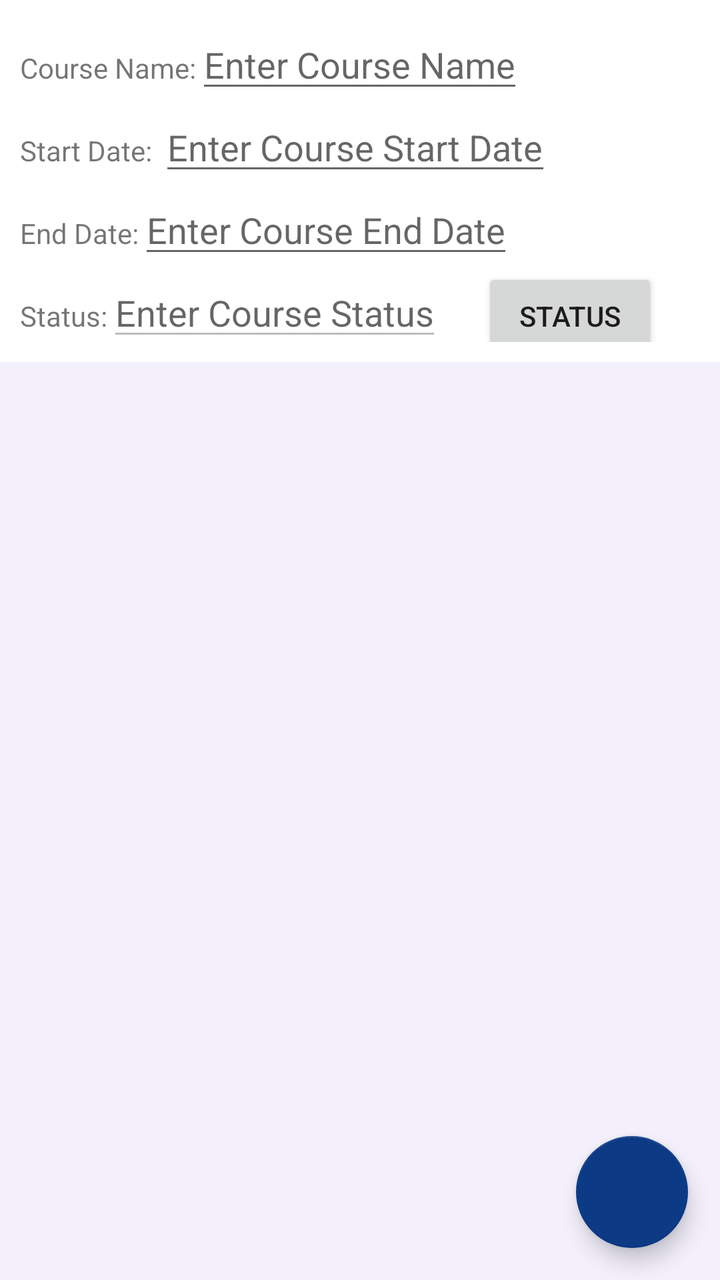
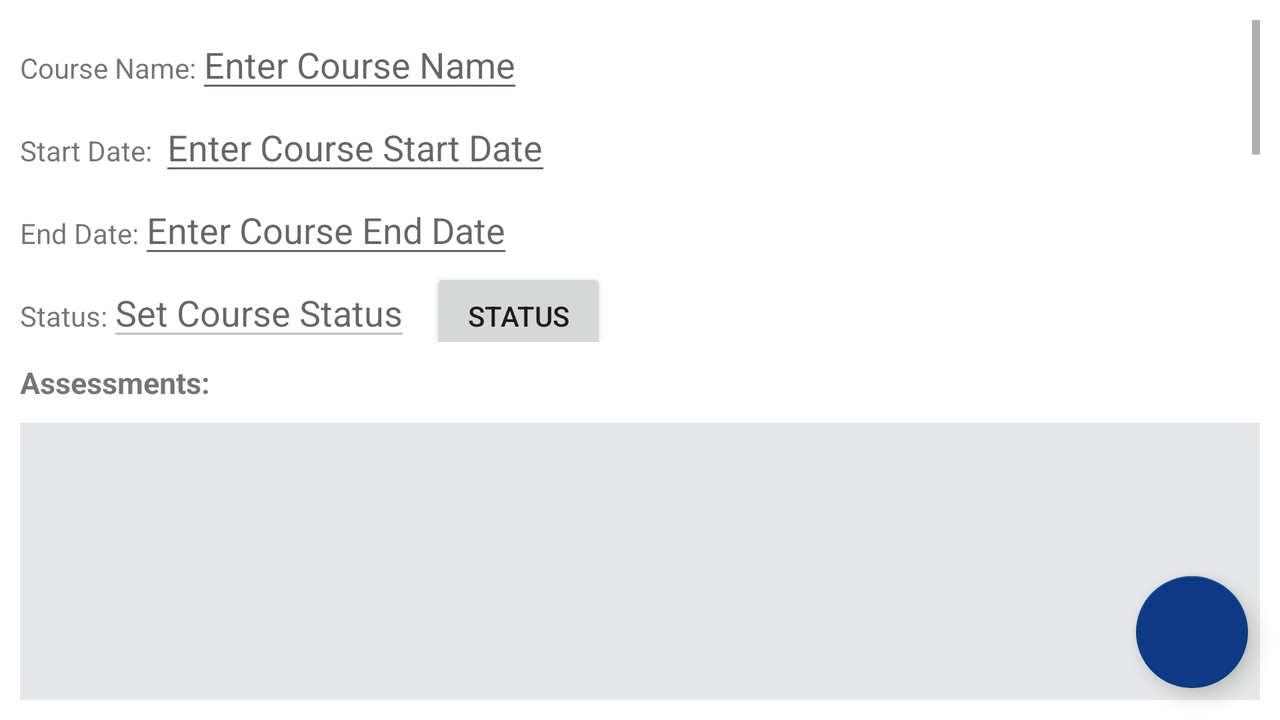

Compare how this app lays out the same screen by default and in its alternative resource folder. The renders come first, then the two layout files and the values they reference.
<!-- AndroidManifest.xml: application theme Theme.StudentScheduleApp -->
<!-- res/layout/activity_course_details.xml -->
<?xml version="1.0" encoding="utf-8"?>
<androidx.constraintlayout.widget.ConstraintLayout xmlns:android="http://schemas.android.com/apk/res/android"
    xmlns:app="http://schemas.android.com/apk/res-auto"
    xmlns:tools="http://schemas.android.com/tools"
    android:layout_width="match_parent"
    android:layout_height="match_parent"
    tools:context=".UI.CourseDetails">

    <ScrollView
        android:id="@+id/courseDetailSV"
        android:layout_width="392dp"
        android:layout_height="161dp"
        android:layout_margin="10dp"
        app:layout_constraintLeft_toLeftOf="parent"
        app:layout_constraintTop_toTopOf="parent">

        <LinearLayout
            android:layout_width="match_parent"
            android:layout_height="wrap_content"
            android:orientation="vertical">

            <LinearLayout
                android:layout_width="match_parent"
                android:layout_height="wrap_content"
                android:orientation="horizontal">

                <TextView
                    android:layout_width="wrap_content"
                    android:layout_height="wrap_content"
                    android:text="Course Name:" />

                <EditText
                    android:id="@+id/editName"
                    android:layout_width="wrap_content"
                    android:layout_height="wrap_content"
                    android:hint="Enter Course Name" />
            </LinearLayout>

            <LinearLayout
                android:layout_width="match_parent"
                android:layout_height="match_parent"
                android:orientation="horizontal">

                <TextView
                    android:layout_width="wrap_content"
                    android:layout_height="wrap_content"
                    android:text="Start Date: " />

                <EditText
                    android:id="@+id/editStartDate"
                    android:layout_width="wrap_content"
                    android:layout_height="wrap_content"
                    android:hint="Enter Course Start Date" />
            </LinearLayout>

            <LinearLayout
                android:layout_width="match_parent"
                android:layout_height="match_parent"
                android:orientation="horizontal">

                <TextView
                    android:layout_width="wrap_content"
                    android:layout_height="wrap_content"
                    android:text="End Date:" />

                <EditText
                    android:id="@+id/editEndDate"
                    android:layout_width="wrap_content"
                    android:layout_height="wrap_content"
                    android:hint="Enter Course End Date" />
            </LinearLayout>

            <LinearLayout
                android:layout_width="match_parent"
                android:layout_height="wrap_content"
                android:orientation="horizontal">

                <TextView
                    android:layout_width="wrap_content"
                    android:layout_height="wrap_content"
                    android:text="Status:" />

                <EditText
                    android:id="@+id/editStatus"
                    android:layout_width="wrap_content"
                    android:layout_height="wrap_content"
                    android:hint="Enter Course Status"
                    android:inputType="none"
                    android:enabled="false"/>

                <Button
                    android:id="@+id/statusButton"
                    android:layout_width="wrap_content"
                    android:layout_height="wrap_content"
                    android:layout_marginLeft="20dp"
                    android:text="Status" />

            </LinearLayout>

            <LinearLayout
                android:layout_width="match_parent"
                android:layout_height="wrap_content"
                android:orientation="horizontal">

                <TextView
                    android:layout_width="wrap_content"
                    android:layout_height="wrap_content"
                    android:text="Instructor:" />

                <EditText
                    android:id="@+id/editInstructor"
                    android:layout_width="wrap_content"
                    android:layout_height="wrap_content"
                    android:hint="Enter Course Instructor" />
            </LinearLayout>

            <LinearLayout
                android:layout_width="match_parent"
                android:layout_height="wrap_content"
                android:orientation="horizontal">

                <TextView
                    android:layout_width="wrap_content"
                    android:layout_height="wrap_content"
                    android:text="Phone Number:" />

                <EditText
                    android:id="@+id/editNumber"
                    android:layout_width="wrap_content"
                    android:layout_height="wrap_content"
                    android:hint="Enter Instructor Number" />
            </LinearLayout>

            <LinearLayout
                android:layout_width="match_parent"
                android:layout_height="wrap_content"
                android:orientation="horizontal">

                <TextView
                    android:layout_width="wrap_content"
                    android:layout_height="wrap_content"
                    android:text="Email:" />

                <EditText
                    android:id="@+id/editEmail"
                    android:layout_width="wrap_content"
                    android:layout_height="wrap_content"
                    android:hint="Enter Instructor Email" />
            </LinearLayout>

            <LinearLayout
                android:layout_width="match_parent"
                android:layout_height="wrap_content"
                android:orientation="horizontal">

                <TextView
                    android:layout_width="wrap_content"
                    android:layout_height="wrap_content"
                    android:text="Notes:" />

                <EditText
                    android:id="@+id/editNotes"
                    android:layout_width="wrap_content"
                    android:layout_height="wrap_content"
                    android:hint="Optional Notes" />
            </LinearLayout>

            <LinearLayout
                android:layout_width="match_parent"
                android:layout_height="wrap_content"
                android:gravity="center"
                android:orientation="horizontal">

                <Button
                    android:id="@+id/deleteButton"
                    android:layout_width="wrap_content"
                    android:layout_height="wrap_content"
                    android:clickable="true"
                    android:onClick="deleteButton"
                    android:text="Delete Course" />

                <Button
                    android:id="@+id/editButton"
                    android:layout_width="wrap_content"
                    android:layout_height="match_parent"
                    android:layout_marginLeft="20dp"
                    android:clickable="true"
                    android:onClick="saveEditsButton"
                    android:text="Save Edits" />

            </LinearLayout>
        </LinearLayout>
    </ScrollView>

    <com.google.android.material.floatingactionbutton.FloatingActionButton
        android:id="@+id/addAssessmentButton"
        android:layout_width="wrap_content"
        android:layout_height="wrap_content"
        android:layout_marginRight="16dp"
        android:layout_marginBottom="16dp"
        android:clickable="true"
        android:onClick="AddAssessment"
        app:layout_constraintBottom_toBottomOf="parent"
        app:layout_constraintRight_toRightOf="parent"
        app:srcCompat="@drawable/ic_baseline_add_24" />


    <androidx.recyclerview.widget.RecyclerView
        android:id="@+id/assessmentListRV"
        android:layout_width="392dp"
        android:layout_height="583dp"
        android:layout_margin="10dp"
        android:background="@color/lavender"
        app:layout_constraintLeft_toLeftOf="parent"
        app:layout_constraintRight_toRightOf="parent"
        app:layout_constraintTop_toBottomOf="@+id/courseDetailSV" />


</androidx.constraintlayout.widget.ConstraintLayout>
<!-- resources referenced by this layout -->
<resources>
  <color name="lavender">#152C</color>
  <style name="Theme.StudentScheduleApp" parent="Theme.MaterialComponents.DayNight.DarkActionBar">
          
          <item name="colorPrimary">@color/navy</item>
          <item name="colorPrimaryVariant">@color/dark_navy</item>
          <item name="colorOnPrimary">@color/white</item>
          
          <item name="colorSecondary">@color/navy</item>
          <item name="colorSecondaryVariant">@color/dark_navy</item>
          <item name="colorOnSecondary">@color/white</item>
          
          <item name="android:statusBarColor" tools:targetApi="l">?attr/colorPrimaryVariant</item>
          
      </style>
  <color name="navy">#0c3a85</color>
  <color name="dark_navy">#031c45</color>
  <color name="white">#FFFFFFFF</color>
</resources>
<!-- res/layout-land/activity_course_details.xml (the author's variant of the layout above) -->
<!-- drawn on the phone turned sideways -->
<?xml version="1.0" encoding="utf-8"?>
<androidx.constraintlayout.widget.ConstraintLayout xmlns:android="http://schemas.android.com/apk/res/android"
    xmlns:app="http://schemas.android.com/apk/res-auto"
    xmlns:tools="http://schemas.android.com/tools"
    android:layout_width="match_parent"
    android:layout_height="match_parent"
    tools:context=".UI.CourseDetails">

    <ScrollView
        android:id="@+id/courseDetailSV"
        android:layout_width="match_parent"
        android:layout_height="161dp"
        android:layout_margin="10dp"
        app:layout_constraintLeft_toLeftOf="parent"
        app:layout_constraintTop_toTopOf="parent">

        <LinearLayout
            android:layout_width="match_parent"
            android:layout_height="wrap_content"
            android:orientation="vertical">

            <LinearLayout
                android:layout_width="match_parent"
                android:layout_height="wrap_content"
                android:orientation="horizontal">

                <TextView
                    android:layout_width="wrap_content"
                    android:layout_height="wrap_content"
                    android:text="Course Name:" />

                <EditText
                    android:id="@+id/editName"
                    android:layout_width="wrap_content"
                    android:layout_height="wrap_content"
                    android:hint="Enter Course Name" />
            </LinearLayout>

            <LinearLayout
                android:layout_width="match_parent"
                android:layout_height="match_parent"
                android:orientation="horizontal">

                <TextView
                    android:layout_width="wrap_content"
                    android:layout_height="wrap_content"
                    android:text="Start Date: " />

                <EditText
                    android:id="@+id/editStartDate"
                    android:layout_width="wrap_content"
                    android:layout_height="wrap_content"
                    android:hint="Enter Course Start Date"
                    android:focusable="false"
                    android:focusableInTouchMode="false"
                    android:clickable="true"/>
            </LinearLayout>

            <LinearLayout
                android:layout_width="match_parent"
                android:layout_height="match_parent"
                android:orientation="horizontal">

                <TextView
                    android:layout_width="wrap_content"
                    android:layout_height="wrap_content"
                    android:text="End Date:" />

                <EditText
                    android:id="@+id/editEndDate"
                    android:layout_width="wrap_content"
                    android:layout_height="wrap_content"
                    android:hint="Enter Course End Date"
                    android:focusable="false"
                    android:focusableInTouchMode="false"
                    android:clickable="true"/>
            </LinearLayout>

            <LinearLayout
                android:layout_width="match_parent"
                android:layout_height="wrap_content"
                android:orientation="horizontal">

                <TextView
                    android:layout_width="wrap_content"
                    android:layout_height="wrap_content"
                    android:text="Status:" />

                <EditText
                    android:id="@+id/editStatus"
                    android:layout_width="wrap_content"
                    android:layout_height="wrap_content"
                    android:hint="Set Course Status"
                    android:inputType="none"
                    android:enabled="false"/>

                <Button
                    android:id="@+id/statusButton"
                    android:layout_width="wrap_content"
                    android:layout_height="wrap_content"
                    android:layout_marginLeft="10dp"
                    android:text="Status" />

            </LinearLayout>

            <LinearLayout
                android:layout_width="match_parent"
                android:layout_height="wrap_content"
                android:orientation="horizontal">

                <TextView
                    android:layout_width="wrap_content"
                    android:layout_height="wrap_content"
                    android:text="Instructor:" />

                <EditText
                    android:id="@+id/editInstructor"
                    android:layout_width="wrap_content"
                    android:layout_height="wrap_content"
                    android:hint="Enter Course Instructor" />
            </LinearLayout>

            <LinearLayout
                android:layout_width="match_parent"
                android:layout_height="wrap_content"
                android:orientation="horizontal">

                <TextView
                    android:layout_width="wrap_content"
                    android:layout_height="wrap_content"
                    android:text="Phone Number:" />

                <EditText
                    android:id="@+id/editNumber"
                    android:layout_width="wrap_content"
                    android:layout_height="wrap_content"
                    android:hint="Enter Instructor Number" />
            </LinearLayout>

            <LinearLayout
                android:layout_width="match_parent"
                android:layout_height="wrap_content"
                android:orientation="horizontal">

                <TextView
                    android:layout_width="wrap_content"
                    android:layout_height="wrap_content"
                    android:text="Email:" />

                <EditText
                    android:id="@+id/editEmail"
                    android:layout_width="wrap_content"
                    android:layout_height="wrap_content"
                    android:hint="Enter Instructor Email" />
            </LinearLayout>

            <LinearLayout
                android:layout_width="match_parent"
                android:layout_height="wrap_content"
                android:orientation="horizontal">

                <TextView
                    android:layout_width="wrap_content"
                    android:layout_height="wrap_content"
                    android:text="Notes:" />

                <EditText
                    android:id="@+id/editNotes"
                    android:layout_width="wrap_content"
                    android:layout_height="wrap_content"
                    android:hint="Optional Notes" />
            </LinearLayout>

            <LinearLayout
                android:layout_width="match_parent"
                android:layout_height="wrap_content"
                android:orientation="horizontal">

                <Button
                    android:id="@+id/deleteButton"
                    android:layout_width="wrap_content"
                    android:layout_height="wrap_content"
                    android:clickable="true"
                    android:onClick="deleteButton"
                    android:text="Delete Course" />

                <Button
                    android:id="@+id/editButton"
                    android:layout_width="wrap_content"
                    android:layout_height="match_parent"
                    android:layout_marginLeft="10dp"
                    android:clickable="true"
                    android:onClick="saveEditsButton"
                    android:text="Save Edits" />

            </LinearLayout>
        </LinearLayout>
    </ScrollView>

    <com.google.android.material.floatingactionbutton.FloatingActionButton
        android:id="@+id/addAssessmentButton"
        android:layout_width="wrap_content"
        android:layout_height="wrap_content"
        android:layout_marginRight="16dp"
        android:layout_marginBottom="16dp"
        android:clickable="true"
        android:onClick="AddAssessment"
        app:layout_constraintBottom_toBottomOf="parent"
        app:layout_constraintRight_toRightOf="parent"
        app:srcCompat="@drawable/ic_baseline_add_24" />

    <TextView
        android:id="@+id/title"
        android:layout_width="wrap_content"
        android:layout_height="wrap_content"
        android:text="Assessments: "
        android:textStyle="bold"
        android:layout_margin="10dp"
        android:textSize="15dp"
        app:layout_constraintLeft_toLeftOf="parent"
        app:layout_constraintTop_toBottomOf="@id/courseDetailSV"/>

    <androidx.recyclerview.widget.RecyclerView
        android:id="@+id/assessmentListRV"
        android:layout_width="match_parent"
        android:layout_height="0dp"
        android:layout_margin="10dp"
        android:background="@color/gray"
        app:layout_constraintLeft_toLeftOf="parent"
        app:layout_constraintRight_toRightOf="parent"
        app:layout_constraintBottom_toBottomOf="parent"
        app:layout_constraintTop_toBottomOf="@+id/title" />


</androidx.constraintlayout.widget.ConstraintLayout>
<!-- resources referenced by the variant -->
<!-- as the phone turned sideways resolves them -->
<resources>
  <color name="gray">#e6e7e8</color>
  <style name="Theme.StudentScheduleApp" parent="Theme.MaterialComponents.DayNight.DarkActionBar">
          
          <item name="colorPrimary">@color/navy</item>
          <item name="colorPrimaryVariant">@color/dark_navy</item>
          <item name="colorOnPrimary">@color/white</item>
          
          <item name="colorSecondary">@color/navy</item>
          <item name="colorSecondaryVariant">@color/dark_navy</item>
          <item name="colorOnSecondary">@color/white</item>
          
          <item name="android:statusBarColor" tools:targetApi="l">?attr/colorPrimaryVariant</item>
          
      </style>
  <color name="navy">#0c3a85</color>
  <color name="dark_navy">#031c45</color>
  <color name="white">#FFFFFFFF</color>
</resources>
